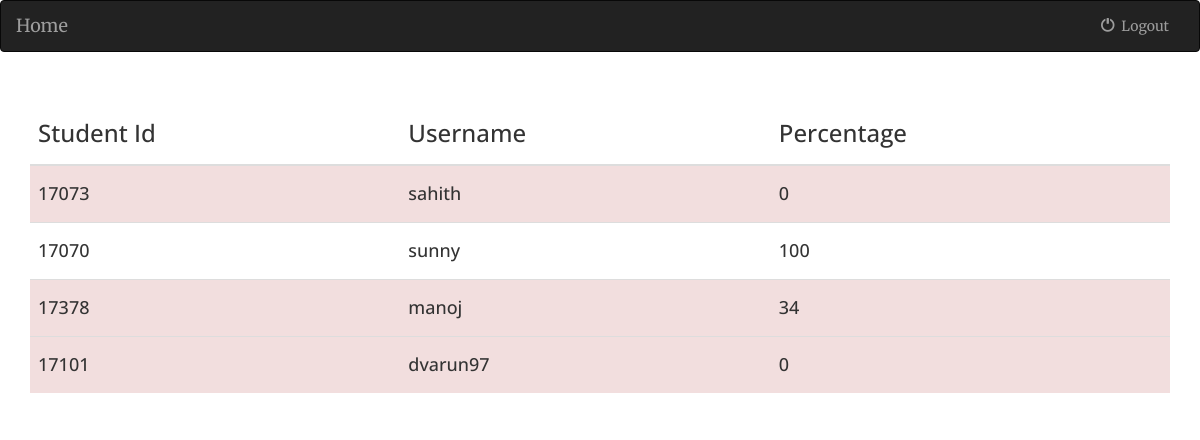
The app's page /faculty/fullsheet/ (signed in) with its own data.
### student/models.py (models this page shows, shortened)
class StudentCourses(models.Model):
    studentid = models.ForeignKey(RegisterStudent,on_delete=models.CASCADE)
    course = models.CharField(max_length=50)

class RegisterStudent(models.Model):
    username = models.CharField(max_length=30, unique=True)
    email = models.EmailField(unique=True)
    studid = models.IntegerField(unique=True)
    password = models.CharField(max_length=20)
    bluetooth_addr = models.CharField(max_length=30, unique=True)
    approval = models.BooleanField(default=False)

### faculty/views.py (the view)
def fullsheet(request):
    if 'id' in request.session:
        faculty = Register.objects.get(pk=request.session['id'])
        s = Attendance_sheet.objects.filter(course=faculty.course, factid=faculty.factid)
        s1 = StudentCourses.objects.filter(studentid__approval=True, course=faculty.course)
        dict  = {}
        for i in s1:
            k = Attendance_sheet.objects.filter(course=faculty.course, factid=faculty.factid, sid=i.studentid.studid)
            if faculty.count > 0:
                dict[i.studentid.studid] = math.ceil((k.count() / faculty.count) * 100)
            else:
                dict[i.studentid.studid] = 0
            print(i.studentid.studid)
            print(dict[i.studentid.studid])
        if s.count() == 0:
            return render(request, 'faculty/fullsheet.html', {'dict': dict, 'faculty': faculty, 's1': s1, 'messages': 'No records present'})
        else:
            return render(request, 'faculty/fullsheet.html',{'dict': dict, 'faculty': faculty, 's1': s1})
    else:
        return redirect('faculty:flogin')

### faculty/templates/faculty/fullsheet.html (shortened to what this page needs)
{% extends 'faculty/base.html' %}
{% block body %}
    <div class="container">
        <table class="table table-hover">
            <thead>
                <tr>
                    <th><h3>Student Id</h3></th>
                    <th><h3>Username</h3></th>
                    <th><h3>Percentage</h3></th>
                </tr>
            </thead>
            <tbody>
            {% for i in s1 %}
              {% for key,value in dict.items %}
                  {% if key == i.studentid.studid %}
                      {% if value < 75 %}
                <tr class="danger">
                    <td>
                        <h4>{{ i.studentid.studid }}</h4>
                    </td>
                    <td>
                        <h4>{{ i.studentid.username }}</h4>
                    </td>
                    <td >
                        <h4>{{ value }}</h4>
                    </td>
                </tr>
                      {% else %}
                          <tr>
                            <td>
                                <h4>{{ i.studentid.studid }}</h4>
                            </td>
                            <td>
                                <h4>{{ i.studentid.username }}</h4>
                            </td>
                            <td >
                                                <h4>{{ value }}</h4>
                            </td>
                          </tr>
                                    {% endif %}
                                {% endif %}
                                {% endfor %}
            {% endfor %}
            </tbody>
        </table>
    </div>
{% endblock %}

### faculty/templates/faculty/base.html (shortened to what this page needs)
{% extends 'base.html' %}
{% block navbar %}
    <nav id="mainNav" class="navbar navbar-inverse ">
        <div class="container-fluid">
            <div class="navbar-header">
                <a class="navbar-brand" href="{% url 'faculty:fachome' %}">Home</a>
            </div>
            <div class="collapse navbar-collapse" id="bs-example-navbar-collapse-1">
                <ul class="nav navbar-nav navbar-right">
                    <li>
                    <a href="{% url 'faculty:fac_logout' %}">
                        <span class="glyphicon glyphicon-off" aria-hidden="true"></span>&nbsp; Logout
                    </a>
                </li>
                </ul>
            </div>
        </div>
    </nav>
{% endblock %}

### templates/base.html (shortened to what this page needs)
<!DOCTYPE html>
<html lang="en">
<head>
    {% load staticfiles %}
    <link rel="stylesheet" href="{% static 'vendor/bootstrap/css/bootstrap.min.css' %}" >
    <link rel="stylesheet" type="text/css" href="{% static 'vendor/font-awesome/css/font-awesome.min.css' %}" >
    <link rel="stylesheet" href="{% static 'vendor/magnific-popup/magnific-popup.css' %}" >
    <link rel="stylesheet" href="{% static 'css/creative.min.css' %}" >
</head>
<body id="{% block bodyid %}page-top{% endblock %}">
{% block navbar %}{% endblock %}
{% block body %}{% endblock %}
</body>
</html>

### records on screen
StudentCourses: studentid.studid "17073", studentid.username "sahith", dict "0"
StudentCourses: studentid.studid "17070", studentid.username "sunny", dict "100"
StudentCourses: studentid.studid "17378", studentid.username "manoj", dict "34"
StudentCourses: studentid.studid "17101", studentid.username "dvarun97", dict "0"
